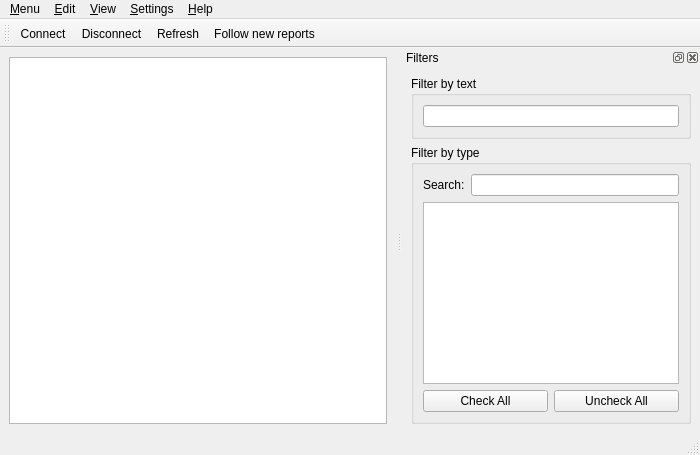
<?xml version="1.0" encoding="UTF-8"?>
<ui version="4.0">
 <class>MainWindow</class>
 <widget class="QMainWindow" name="MainWindow">
  <property name="geometry">
   <rect>
    <x>0</x>
    <y>0</y>
    <width>700</width>
    <height>455</height>
   </rect>
  </property>
  <property name="windowTitle">
   <string>Dwarf Fortress Announcements</string>
  </property>
  <widget class="QWidget" name="centralwidget">
   <layout class="QVBoxLayout" name="verticalLayout">
    <item>
     <widget class="QTreeView" name="view_reports">
      <property name="selectionMode">
       <enum>QAbstractItemView::ExtendedSelection</enum>
      </property>
     </widget>
    </item>
   </layout>
  </widget>
  <widget class="QMenuBar" name="menubar">
   <property name="geometry">
    <rect>
     <x>0</x>
     <y>0</y>
     <width>700</width>
     <height>19</height>
    </rect>
   </property>
   <widget class="QMenu" name="menu_main">
    <property name="title">
     <string>&amp;Menu</string>
    </property>
    <addaction name="action_connect"/>
    <addaction name="action_disconnect"/>
    <addaction name="separator"/>
    <addaction name="action_quit"/>
   </widget>
   <widget class="QMenu" name="menu_view">
    <property name="title">
     <string>&amp;View</string>
    </property>
   </widget>
   <widget class="QMenu" name="menu_help">
    <property name="title">
     <string>&amp;Help</string>
    </property>
    <addaction name="action_about"/>
   </widget>
   <widget class="QMenu" name="menu_settings">
    <property name="title">
     <string>&amp;Settings</string>
    </property>
    <addaction name="action_open_settings"/>
    <addaction name="separator"/>
    <addaction name="action_autorefresh"/>
   </widget>
   <widget class="QMenu" name="menu_edit">
    <property name="title">
     <string>&amp;Edit</string>
    </property>
    <addaction name="action_copy"/>
    <addaction name="action_select_all"/>
    <addaction name="action_clear_selection"/>
   </widget>
   <addaction name="menu_main"/>
   <addaction name="menu_edit"/>
   <addaction name="menu_view"/>
   <addaction name="menu_settings"/>
   <addaction name="menu_help"/>
  </widget>
  <widget class="QStatusBar" name="statusbar"/>
  <widget class="QToolBar" name="toolbar">
   <property name="windowTitle">
    <string>Tool bar</string>
   </property>
   <attribute name="toolBarArea">
    <enum>TopToolBarArea</enum>
   </attribute>
   <attribute name="toolBarBreak">
    <bool>false</bool>
   </attribute>
   <addaction name="action_connect"/>
   <addaction name="action_disconnect"/>
   <addaction name="action_refresh"/>
   <addaction name="action_follow"/>
  </widget>
  <widget class="QDockWidget" name="dock_filters">
   <property name="windowTitle">
    <string>Filters</string>
   </property>
   <attribute name="dockWidgetArea">
    <number>2</number>
   </attribute>
   <widget class="QWidget" name="dock_filters_content">
    <layout class="QVBoxLayout" name="verticalLayout_2">
     <item>
      <widget class="QGroupBox" name="group_filter_text">
       <property name="title">
        <string>Filter by text</string>
       </property>
       <layout class="QHBoxLayout" name="horizontalLayout_2">
        <item>
         <widget class="QLineEdit" name="edit_filter_text">
          <property name="clearButtonEnabled">
           <bool>true</bool>
          </property>
         </widget>
        </item>
       </layout>
      </widget>
     </item>
     <item>
      <widget class="QGroupBox" name="groupBox_2">
       <property name="title">
        <string>Filter by type</string>
       </property>
       <layout class="QVBoxLayout" name="verticalLayout_3">
        <item>
         <layout class="QHBoxLayout" name="horizontalLayout">
          <item>
           <widget class="QLabel" name="label_filter_types">
            <property name="text">
             <string>Search:</string>
            </property>
           </widget>
          </item>
          <item>
           <widget class="QLineEdit" name="edit_filter_types">
            <property name="clearButtonEnabled">
             <bool>true</bool>
            </property>
           </widget>
          </item>
         </layout>
        </item>
        <item>
         <widget class="QListView" name="list_types"/>
        </item>
        <item>
         <layout class="QHBoxLayout" name="horizontalLayout_3">
          <item>
           <widget class="QPushButton" name="button_filter_types_check_all">
            <property name="text">
             <string>Check All</string>
            </property>
           </widget>
          </item>
          <item>
           <widget class="QPushButton" name="button_filter_types_uncheck_all">
            <property name="text">
             <string>Uncheck All</string>
            </property>
           </widget>
          </item>
         </layout>
        </item>
       </layout>
      </widget>
     </item>
    </layout>
   </widget>
  </widget>
  <action name="action_connect">
   <property name="text">
    <string>&amp;Connect</string>
   </property>
  </action>
  <action name="action_autorefresh">
   <property name="checkable">
    <bool>true</bool>
   </property>
   <property name="text">
    <string>&amp;Auto-refresh</string>
   </property>
  </action>
  <action name="action_follow">
   <property name="checkable">
    <bool>true</bool>
   </property>
   <property name="text">
    <string>&amp;Follow new reports</string>
   </property>
  </action>
  <action name="action_refresh">
   <property name="text">
    <string>&amp;Refresh</string>
   </property>
  </action>
  <action name="action_disconnect">
   <property name="text">
    <string>&amp;Disconnect</string>
   </property>
  </action>
  <action name="action_open_settings">
   <property name="text">
    <string>&amp;Settings...</string>
   </property>
  </action>
  <action name="action_about">
   <property name="text">
    <string>&amp;About...</string>
   </property>
  </action>
  <action name="action_quit">
   <property name="text">
    <string>&amp;Quit</string>
   </property>
  </action>
  <action name="action_copy">
   <property name="text">
    <string>&amp;Copy</string>
   </property>
   <property name="shortcut">
    <string>Ctrl+C</string>
   </property>
  </action>
  <action name="action_select_all">
   <property name="text">
    <string>Select &amp;All</string>
   </property>
   <property name="shortcut">
    <string>Ctrl+A</string>
   </property>
  </action>
  <action name="action_clear_selection">
   <property name="text">
    <string>C&amp;lear Selection</string>
   </property>
   <property name="shortcut">
    <string>Ctrl+Shift+A</string>
   </property>
  </action>
 </widget>
 <resources/>
 <connections>
  <connection>
   <sender>action_quit</sender>
   <signal>triggered()</signal>
   <receiver>MainWindow</receiver>
   <slot>close()</slot>
   <hints>
    <hint type="sourcelabel">
     <x>-1</x>
     <y>-1</y>
    </hint>
    <hint type="destinationlabel">
     <x>349</x>
     <y>227</y>
    </hint>
   </hints>
  </connection>
  <connection>
   <sender>action_select_all</sender>
   <signal>triggered()</signal>
   <receiver>view_reports</receiver>
   <slot>selectAll()</slot>
   <hints>
    <hint type="sourcelabel">
     <x>-1</x>
     <y>-1</y>
    </hint>
    <hint type="destinationlabel">
     <x>197</x>
     <y>240</y>
    </hint>
   </hints>
  </connection>
  <connection>
   <sender>action_clear_selection</sender>
   <signal>triggered()</signal>
   <receiver>view_reports</receiver>
   <slot>clearSelection()</slot>
   <hints>
    <hint type="sourcelabel">
     <x>-1</x>
     <y>-1</y>
    </hint>
    <hint type="destinationlabel">
     <x>197</x>
     <y>240</y>
    </hint>
   </hints>
  </connection>
 </connections>
</ui>
